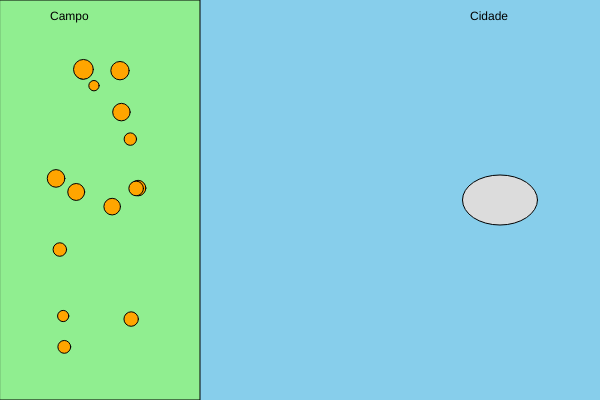
Frame 1 (no input)
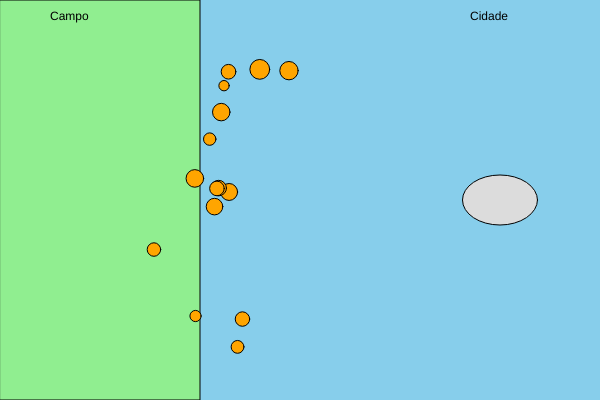
Frame 60 (no input)
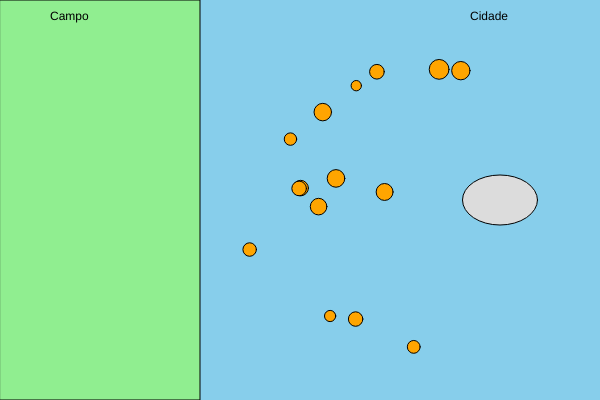
Frame 120 (the mouse pressed at the canvas centre since frame 60)

The p5.js sketch that drew these frames (run headless with seeded random() and noise() and a simulated clock; from frame 60 on, the mouse is pressed at the canvas centre):

// p5.js sketch
// ── sketch.js
let campo = [];
let cidade;
const numProdutos = 15;

function setup() {
  createCanvas(600, 400);
  // Inicializa os "produtos" no lado esquerdo (campo)
  for (let i = 0; i < numProdutos; i++) {
    campo.push({
      x: random(50, 150),
      y: random(50, height - 50),
      size: random(10, 20),
      speedX: random(1, 3)
    });
  }
  // Define a posição da "cidade" no lado direito
  cidade = {
    x: width - 100,
    y: height / 2,
    size: 50
  };
}

function draw() {
  background(135, 206, 235); // Azul claro para o céu

  // Desenha o "campo" (lado esquerdo)
  fill(144, 238, 144); // Verde claro
  rect(0, 0, 200, height);
  fill(0);
  text("Campo", 50, 20);

  // Desenha a "cidade" (lado direito)
  fill(220); // Cinza claro
  ellipse(cidade.x, cidade.y, cidade.size * 1.5, cidade.size);
  fill(0);
  text("Cidade", cidade.x - 30, 20);

  // Move e desenha os produtos do campo para a cidade
  fill(255, 165, 0); // Laranja para os produtos
  for (let produto of campo) {
    ellipse(produto.x, produto.y, produto.size, produto.size);
    produto.x += produto.speedX;
  }

  // Remove os produtos que chegam à cidade (simplificado)
  campo = campo.filter(produto => produto.x < cidade.x + cidade.size);
}
